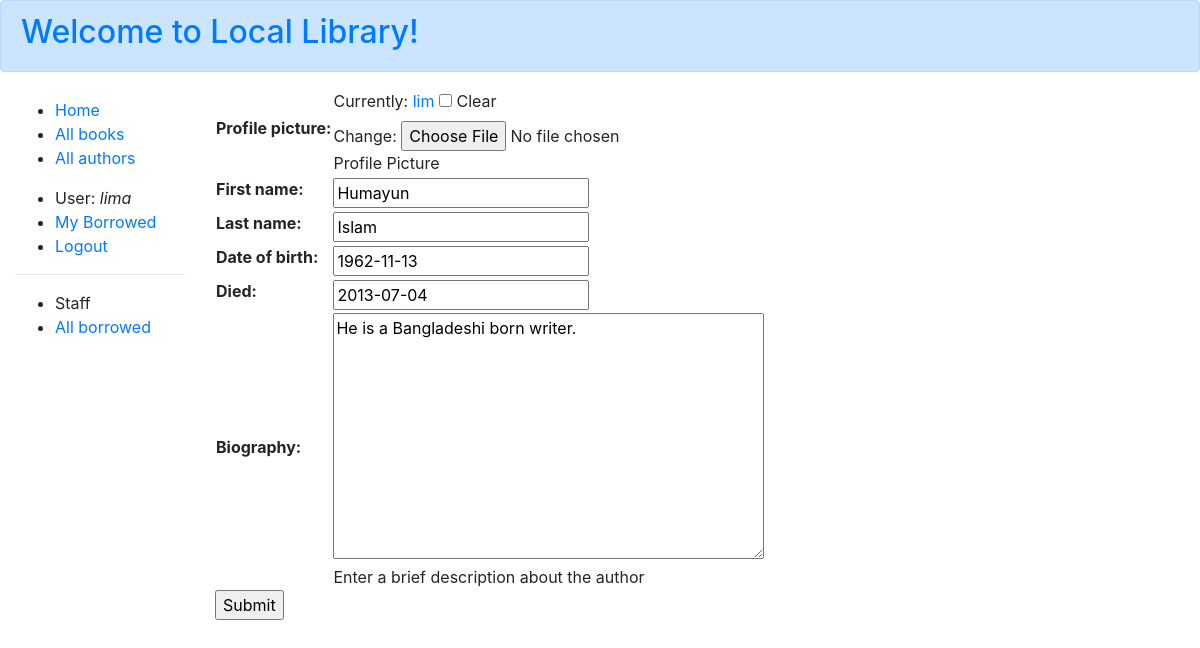
The app's page /catalog/author/1/update/ (signed in), older data.
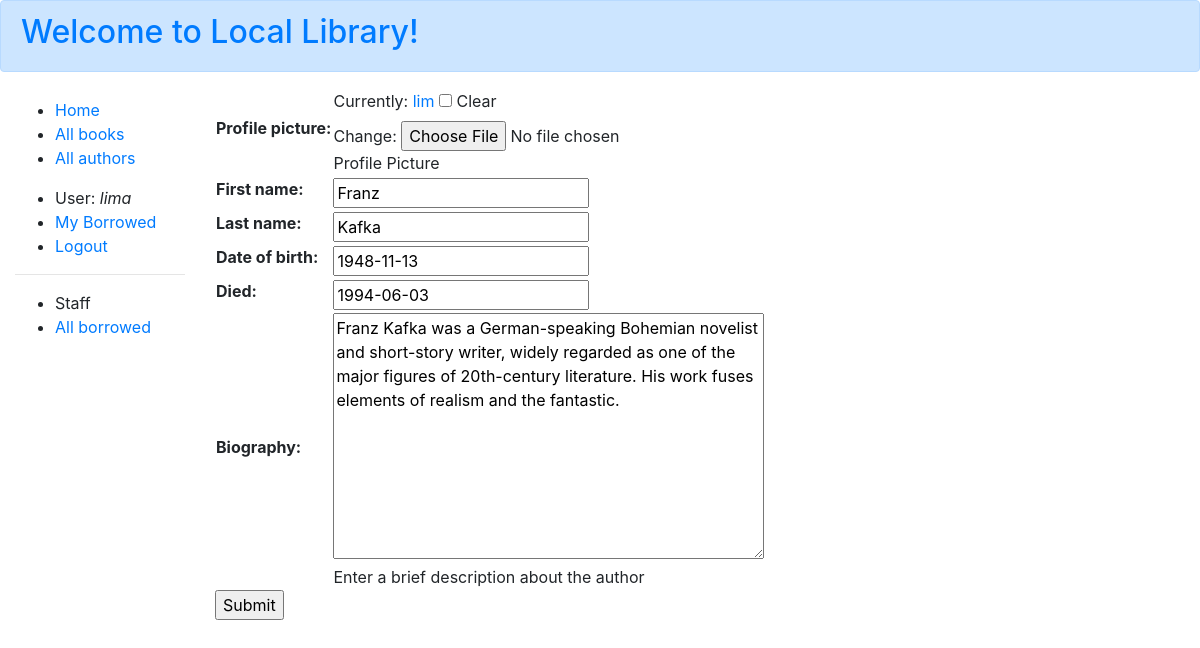
The same page, newer data.
### catalog/models.py (models this page shows, shortened)
class Author(models.Model):
    profile_picture = models.ImageField(help_text="Profile Picture", null=True, blank=True, default='default_author.jpg')
    first_name = models.CharField(max_length=100)
    last_name = models.CharField(max_length=100)
    date_of_birth = models.DateField(null=True, blank=True)
    date_of_death = models.DateField('died', null=True, blank=True)
    biography = models.TextField(
    max_length=1000, null=True, blank=True, help_text="Enter a brief description about the author")
    class Meta:
        ordering = ['last_name', 'first_name']

### catalog/views.py (the view)
class AuthorUpdate(PermissionRequiredMixin, UpdateView):
    model = Author
    fields = ['profile_picture', 'first_name', 'last_name', 'date_of_birth', 'date_of_death','biography']
    permission_required = 'catalog.can_mark_returned'

### catalog/templates/catalog/author_form.html (shortened to what this page needs)
{% extends "base_generic.html" %}
{% block content %}
<form action="" method="post">
  <table>
    {{ form.as_table }}
  </table>
  <input type="submit" value="Submit" />
</form>
{% endblock %}

Row changes from the older to the newer data that the page shows:
changed Author: first_name "Humayun" → "Franz"; last_name "Islam" → "Kafka"; date_of_birth "1962-11-13" → "1948-11-13"; date_of_death "2013-07-04" → "1994-06-03"; biography "He is a Bangladeshi born writer." → "Franz Kafka was a German-speaking Bohemian novelist and short-story writer, widely regarded as one of the major figures of 20th-century literature. His work fuses elements of realism and the fantastic."
